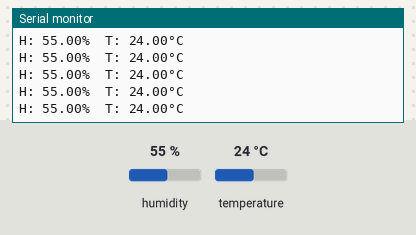
This sketch was run on a simulated Arduino Uno, built with avr-gcc and run on an emulated ATmega328P. On the bench: the last lines printed to the serial monitor. The inputs (shaded band) are chosen by the test bench; at power-on: humidity 55 %, temperature 24 °C.

Above: at 2.8 s.
2.9 s: humidity set to 22 %
At 4.5 s:
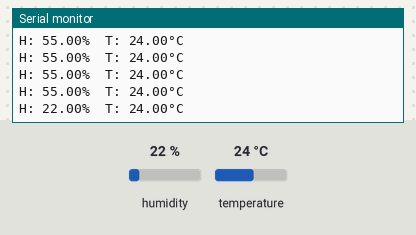
5.6 s: temperature set to 12 °C
At 6.0 s:
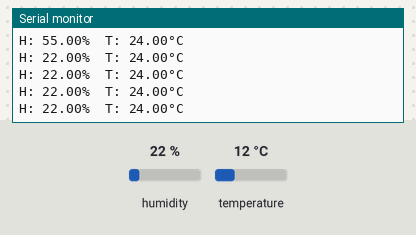
8.3 s: humidity set to 40 %
At 9.0 s:
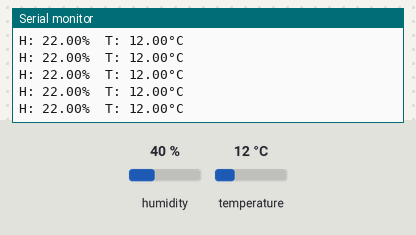
Timing chart, 0 to 11.3 s (numbered marks = the images above; inputs shaded):
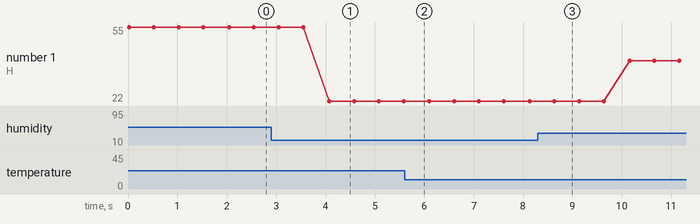

The sketch:

DHT11.ino
```cpp
#include "DHT.h"
#define DHTPIN 2 //same as --> const int DHTPIN = 2;
#define DHTTYPE DHT11

DHT sensor(DHTPIN, DHTTYPE);

void setup(){
  Serial.begin(9600);
  Serial.println("START");
  sensor.begin();
}

void loop(){
  float humidity = sensor.readHumidity();
  float temp = sensor.readTemperature();

  if (isnan(humidity) || isnan(temp)){
    Serial.println("Problem reading the module");
  }

  Serial.print("H: "); Serial.print(humidity); Serial.print("%");
  Serial.print("\tT: "); Serial.print(temp); Serial.println("°C");
  delay(500);


}
```

Measured:
- after the input at 2.9 s, the serial monitor: prints a new line after 1.2 s (image 1)
- plotted number 1: 55 → 22 after the input at 2.9 s, 22 → 40 after the input at 8.3 s
